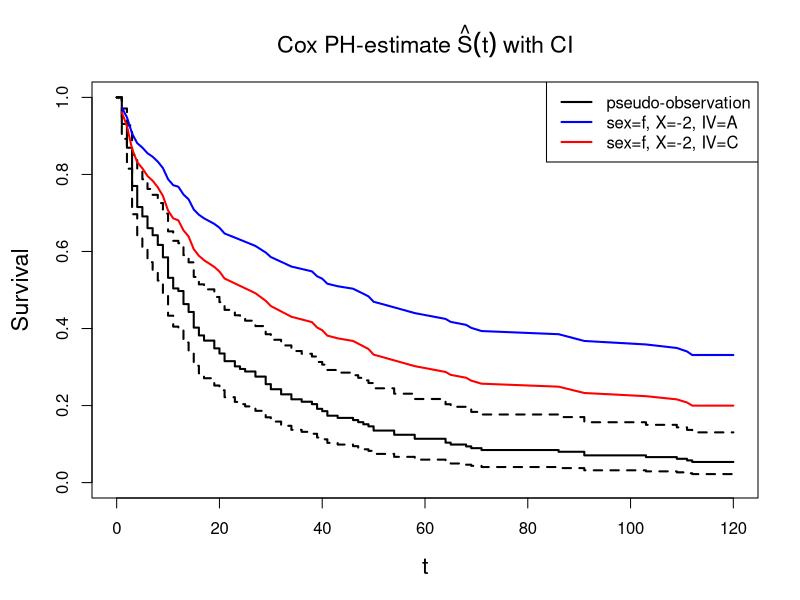
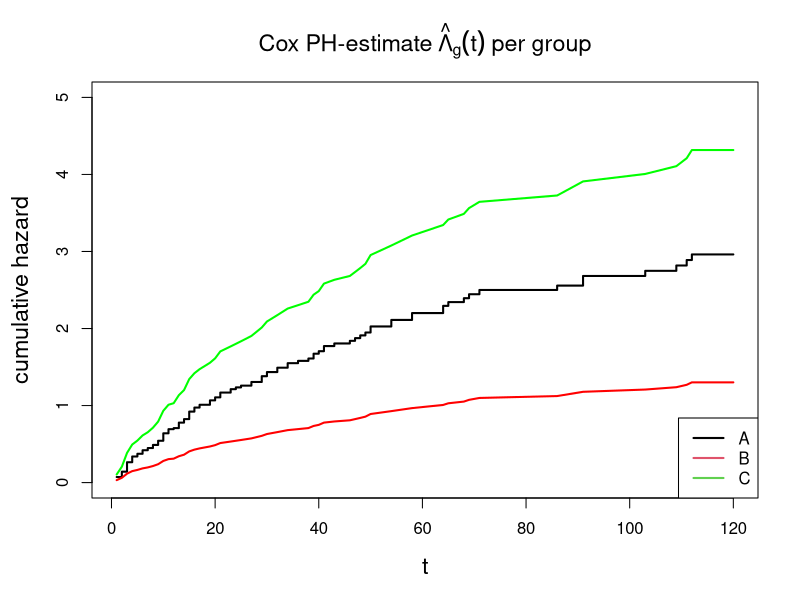
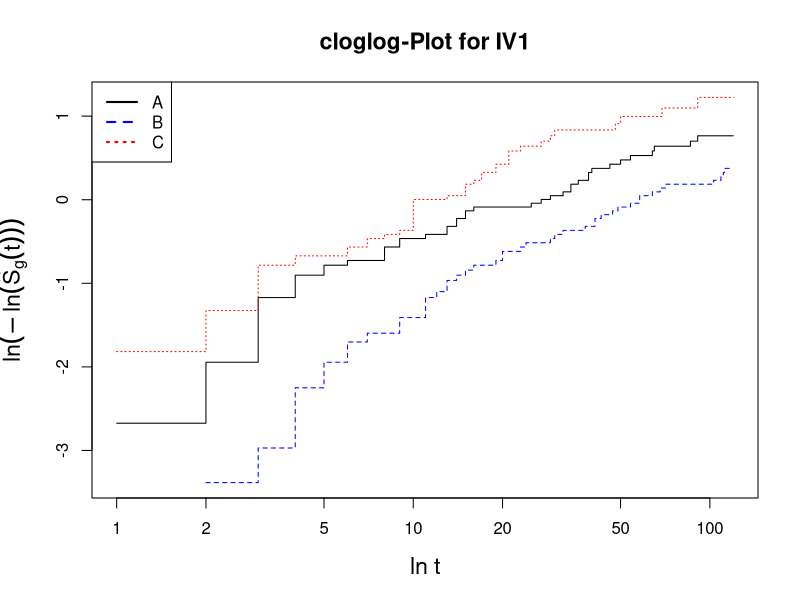
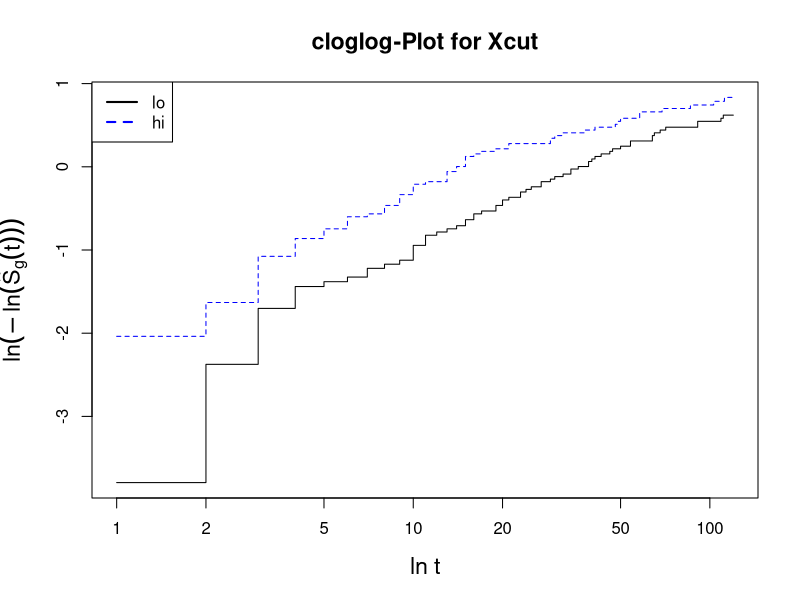
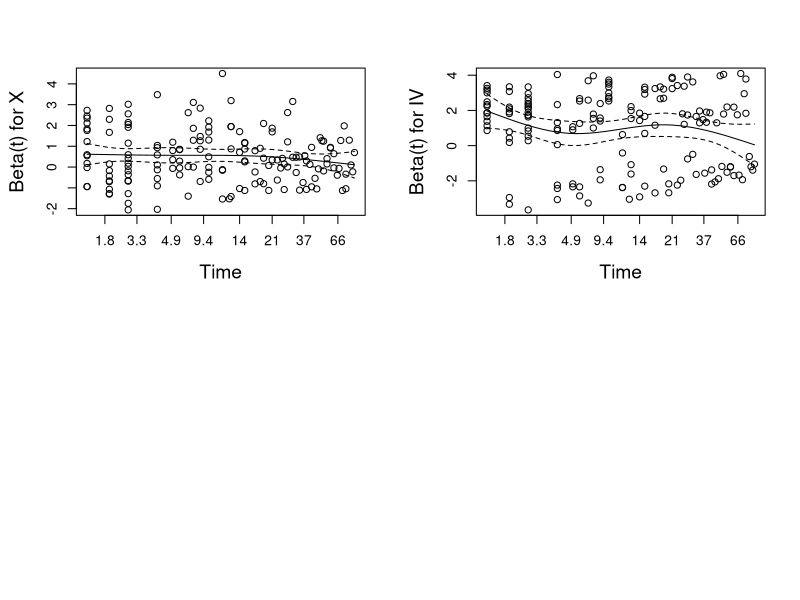
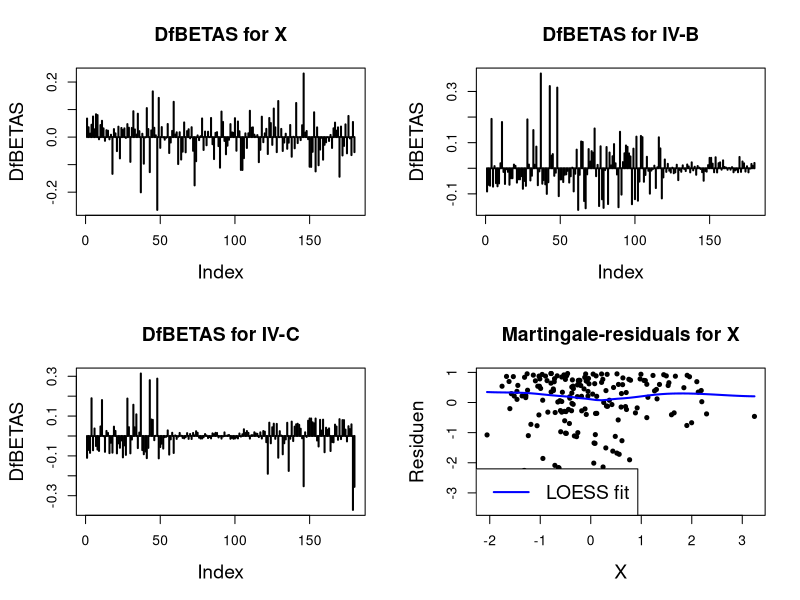

Write the R code that produced these figures, in order.
## ---- chunk 1
wants <- c("survival")
has   <- wants %in% rownames(installed.packages())
if(any(!has)) install.packages(wants[!has])
## ---- chunk 2
set.seed(123)
N      <- 180
P      <- 3
sex    <- factor(sample(c("f", "m"), N, replace=TRUE))
X      <- rnorm(N, 0, 1)
IV     <- factor(rep(LETTERS[1:P], each=N/P))
IVeff  <- c(0, -1, 1.5)
Xbeta  <- 0.7*X + IVeff[unclass(IV)] + rnorm(N, 0, 2)
weibA  <- 1.5
weibB  <- 100
U      <- runif(N, 0, 1)
eventT <- ceiling((-log(U)*weibB*exp(-Xbeta))^(1/weibA))
obsLen <- 120
censT  <- rep(obsLen, N)
obsT   <- pmin(eventT, censT)
status <- eventT <= censT
dfSurv <- data.frame(obsT, status, sex, X, IV)
## ---- chunk 3
library(survival)
dfSurvCP <- survSplit(dfSurv, cut=seq(30, 90, by=30), end="obsT",
                      event="status", start="start", id="ID", zero=0)
## ---- chunk 4
library(survival)
(fitCPH <- coxph(Surv(obsT, status) ~ X + IV, data=dfSurv))
## ---- chunk 5
coxph(Surv(start, obsT, status) ~ X + IV, data=dfSurvCP)
summary(fitCPH)
# not shown
## ---- chunk 6
library(survival)
extractAIC(fitCPH)
## ---- chunk 7
LLf <- fitCPH$loglik[2]
LL0 <- fitCPH$loglik[1]
## ---- chunk 8
as.vector(1 - (LLf / LL0))
## ---- chunk 9
as.vector(1 - exp((2/N) * (LL0 - LLf)))
## ---- chunk 10
as.vector((1 - exp((2/N) * (LL0 - LLf))) / (1 - exp(LL0)^(2/N)))
## ---- chunk 11
library(survival)
fitCPH1 <- coxph(Surv(obsT, status) ~ X, data=dfSurv)
anova(fitCPH1, fitCPH)          # model comparison
## ---- chunk 12
library(survival)                # for survfit()
(CPH <- survfit(fitCPH))

quantile(CPH, probs=c(0.25, 0.5, 0.75), conf.int=FALSE)
## ---- chunk 13
dfNew  <- data.frame(sex=factor(c("f", "f"), levels=levels(dfSurv$sex)),
                       X=c(-2, -2),
                      IV=factor(c("A", "C"), levels=levels(dfSurv$IV)))

library(survival)
CPHnew <- survfit(fitCPH, newdata=dfNew)

par(mar=c(5, 4.5, 4, 2)+0.1, cex.lab=1.4, cex.main=1.4)
plot(CPH, main=expression(paste("Cox PH-estimate ", hat(S)(t), " with CI")),
     xlab="t", ylab="Survival", lwd=2)
lines(CPHnew$time, CPHnew$surv[ , 1], lwd=2, col="blue")
lines(CPHnew$time, CPHnew$surv[ , 2], lwd=2, col="red")
legend(x="topright", lwd=2, col=c("black", "blue", "red"),
       legend=c("pseudo-observation", "sex=f, X=-2, IV=A", "sex=f, X=-2, IV=C"))
## ---- chunk 14
library(survival)                # for basehaz()
expCoef  <- exp(coef(fitCPH))
Lambda0A <- basehaz(fitCPH, centered=FALSE)
Lambda0B <- expCoef[2]*Lambda0A$hazard
Lambda0C <- expCoef[3]*Lambda0A$hazard
plot(hazard ~ time, main=expression(paste("Cox PH-estimate ", hat(Lambda)[g](t), " per group")),
     type="s", ylim=c(0, 5), xlab="t", ylab="cumulative hazard", lwd=2, data=Lambda0A)
lines(Lambda0A$time, Lambda0B, lwd=2, col="red")
lines(Lambda0A$time, Lambda0C, lwd=2, col="green")
legend(x="bottomright", lwd=2, col=1:3, legend=LETTERS[1:3])
## ---- chunk 15
library(survival)                # for survfit()
dfSurv <- transform(dfSurv, Xcut=cut(X, breaks=c(-Inf, median(X), Inf),
                                        labels=c("lo", "hi")))
KMiv   <- survfit(Surv(obsT, status) ~ IV,   type="kaplan-meier", data=dfSurv)
KMxcut <- survfit(Surv(obsT, status) ~ Xcut, type="kaplan-meier", data=dfSurv)

plot(KMiv, fun="cloglog", main="cloglog-Plot for IV1", xlab="ln t",
     ylab=expression(ln(-ln(hat(S)[g](t)))), col=c("black", "blue", "red"), lty=1:3)

legend(x="topleft", col=c("black", "blue", "red"), lwd=2, lty=1:3, legend=LETTERS[1:3])

plot(KMxcut, fun="cloglog", main="cloglog-Plot for Xcut", xlab="ln t",
     ylab=expression(ln(-ln(hat(S)[g](t)))), col=c("black", "blue"), lty=1:2)

legend(x="topleft", col=c("black", "blue"), lwd=2, lty=1:2, legend=c("lo", "hi"))
## ---- chunk 16
library(survival)                      # for cox.zph()
(czph <- cox.zph(fitCPH))
## ---- chunk 17
par(mfrow=c(2, 2), cex.main=1.4, cex.lab=1.4)
plot(czph)
## ---- chunk 18
dfbetas <- residuals(fitCPH, type="dfbetas")

par(mfrow=c(2, 2), cex.main=1.4, cex.lab=1.4)
plot(dfbetas[ , 1], type="h", main="DfBETAS for X",    ylab="DfBETAS", lwd=2)
plot(dfbetas[ , 2], type="h", main="DfBETAS for IV-B", ylab="DfBETAS", lwd=2)
plot(dfbetas[ , 3], type="h", main="DfBETAS for IV-C", ylab="DfBETAS", lwd=2)
## ---- chunk 19
resMart <- residuals(fitCPH, type="martingale")
plot(dfSurv$X, resMart, main="Martingale-residuals for X",
     xlab="X", ylab="Residuen", pch=20)
lines(loess.smooth(dfSurv$X, resMart), lwd=2, col="blue")
legend(x="bottomleft", col="blue", lwd=2, legend="LOESS fit", cex=1.4)
## ---- chunk 20
library(survival)
predRes <- predict(fitCPH, type="risk")
head(predRes, n=10)
## ---- chunk 21
library(survival)
Shat1 <- survexp(~ 1, ratetable=fitCPH, data=dfSurv)
with(Shat1, head(data.frame(time, surv), n=4))
## ---- chunk 22
library(survival)
Shat2 <- survexp(~ IV, ratetable=fitCPH, data=dfSurv)
with(Shat2, head(data.frame(time, surv), n=4))
## ---- chunk 23
try(detach(package:survival))
try(detach(package:splines))
